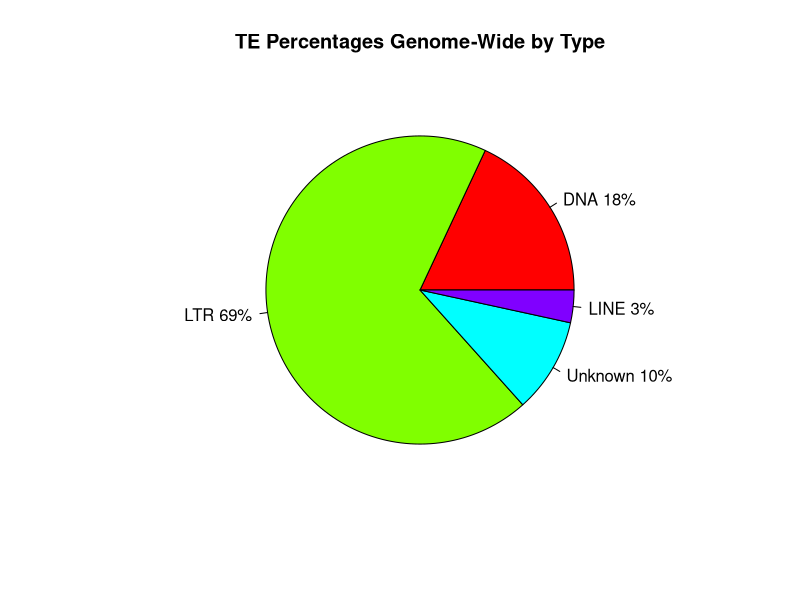
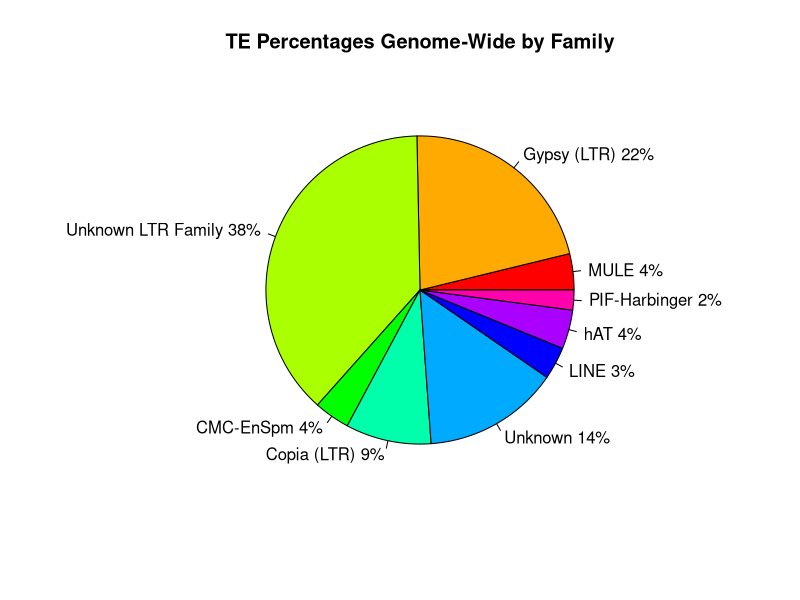
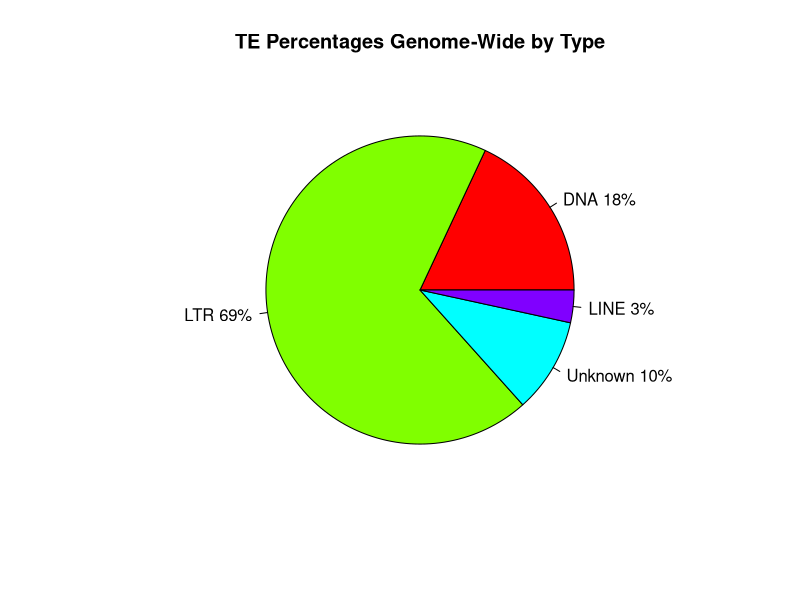
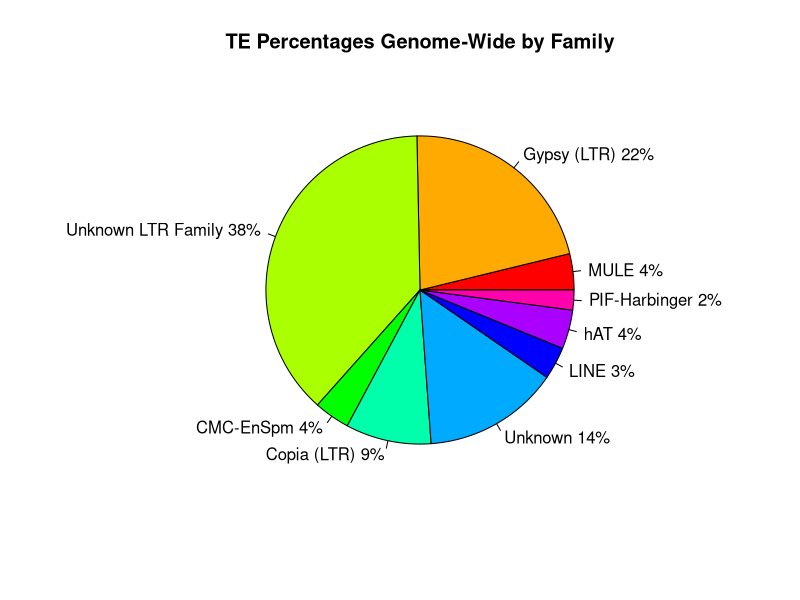

R code for these plots, in order:
# By Scott Teresi
# Sample Pie Graph
#=============================================
library(ggplot2)
library(RColorBrewer)
library(plotrix)
setwd("/home/scott/Documents/Uni/Research/transposon_2.0/Camarosa_TE/")
#Type_TE_Data = read.csv2('Type_Table.csv', header=FALSE)
#Family_TE_Data = read.csv2('Family_Table.csv', header=FALSE)

Type_TE_Data <- data.frame(
  group = c("DNA", "LTR", "Unknown", "LINE"),
  value = c(82619, 314043, 45600, 15646)
)
head(Type_TE_Data)

#colnames(Type_TE_Data) = c("Type","Number")
#colnames(Family_TE_Data) = c("Family","Number")

#bp<- ggplot(Type_TE_Data, aes(x="", y=value, fill=group))+
#geom_bar(width = 1, stat = "identity") # this step is required to get the colors and such

#pie <- bp + coord_polar("y", start=0)
#pie










slices = c(82619, 314043, 45600, 15646)
lbls = c("DNA", "LTR", "Unknown", "LINE")
pct <- round(slices/sum(slices)*100)
lbls <- paste(lbls, pct) # add percents to labels
lbls <- paste(lbls,"%",sep="") # ad % to labels
pie(slices,labels = lbls, col=rainbow(length(lbls)),
    main="TE Percentages Genome-Wide by Type")


png(file="Type_Pie.png",width=700,height=600)
#plot(x=rnorm(10),y=rnorm(10),main="example")
pie(slices,labels = lbls, col=rainbow(length(lbls)),
    main="TE Percentages Genome-Wide by Type")
par(mar=c(4,4,4,6)) # bottom, left top right
dev.off()



lbls = c("MULE","Gypsy (LTR)","Unknown LTR Family","CMC-EnSpm","Copia (LTR)","Unknown","LINE","hAT","PIF-Harbinger")
slices = c(17424,98511,174430,17233,41100,65293,15646,18657,9609)
pct <- round(slices/sum(slices)*100)
lbls <- paste(lbls, pct) # add percents to labels
lbls <- paste(lbls,"%",sep="") # ad % to labels
pie(slices,labels = lbls, col=rainbow(length(lbls)),
    main="TE Percentages Genome-Wide by Family")


png(file="Family_Pie.png",width=700,height=600)
#plot(x=rnorm(10),y=rnorm(10),main="example")
pie(slices,labels = lbls, col=rainbow(length(lbls)),
    main="TE Percentages Genome-Wide by Family")
par(mar=c(4,4,4,6))
dev.off()

